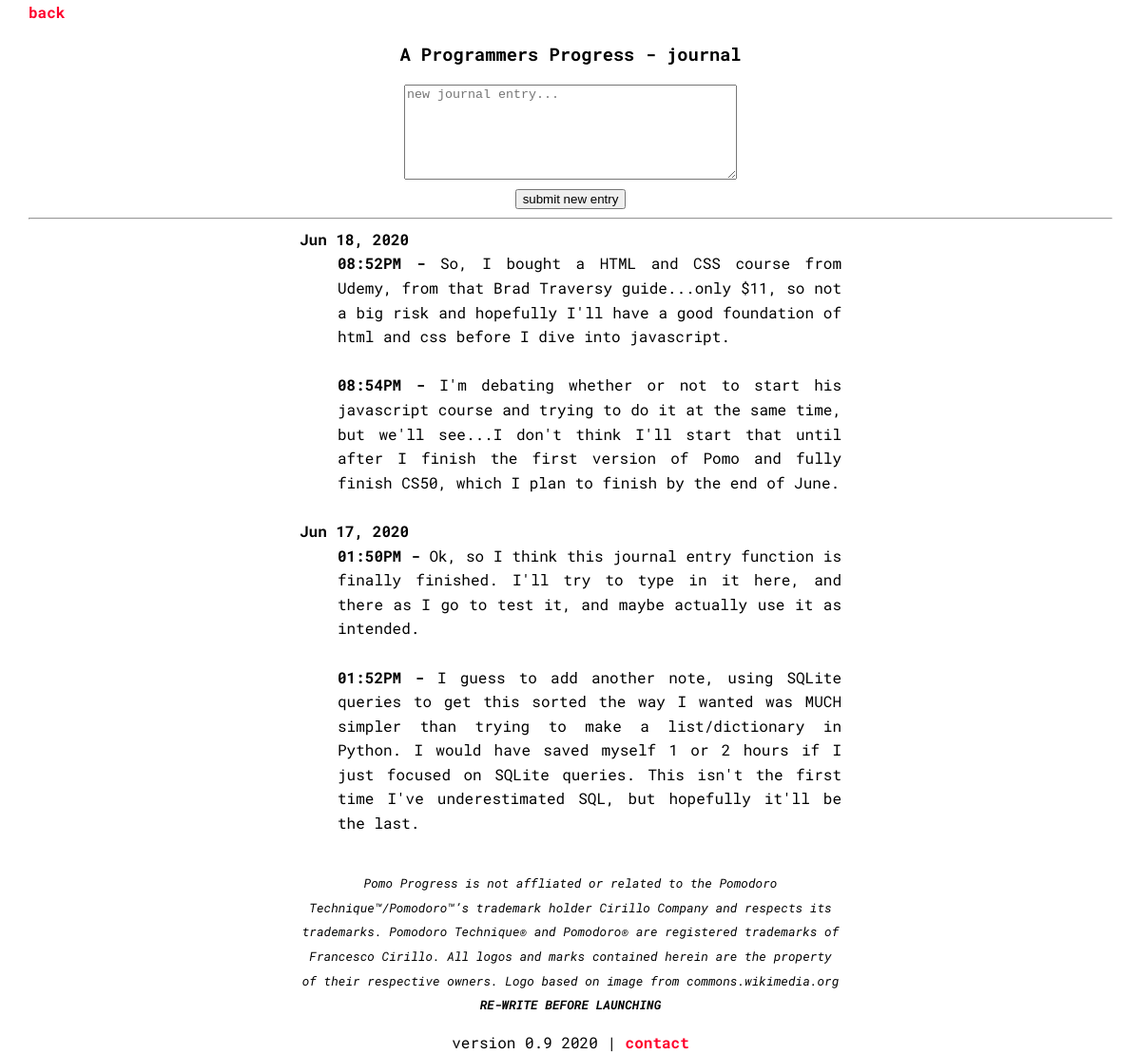
Before: /journal (signed in) with the older database file.
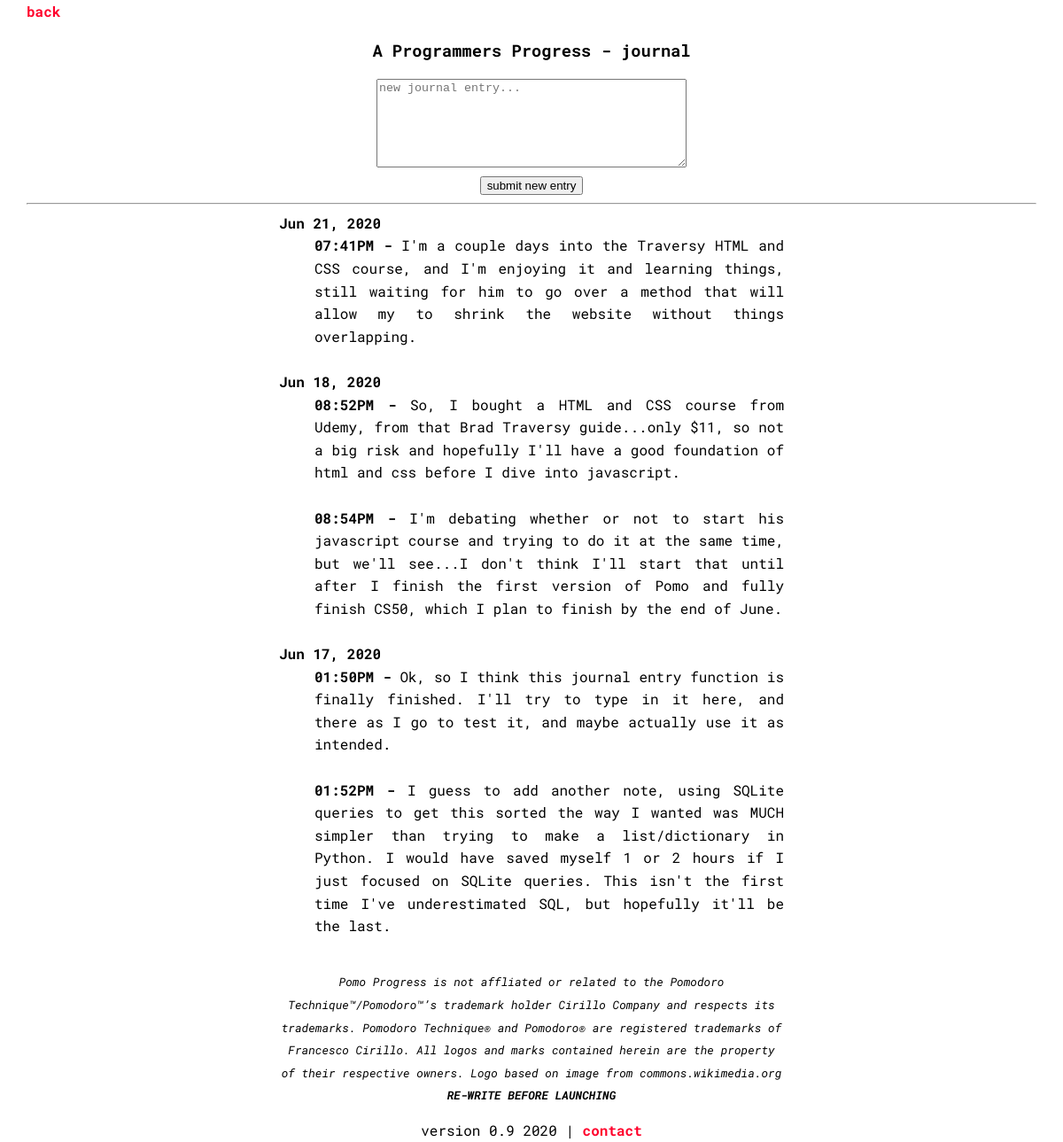
After: the same page with the newer database file.
### tables this page shows
CREATE TABLE journal (entry_id INTEGER PRIMARY KEY, table_id INTEGER REFERENCES tables (id), entry TEXT NOT NULL, date TEXT, time TEXT, datetime DEFAULT (CURRENT_DATE), time_exact TEXT DEFAULT (CURRENT_TIME));

### app.py (the view)
@app.route('/journal', methods=["GET","POST"])
def journal():
    db = SQL("sqlite:///pomodoro.db")
    if request.method == "POST":
        date = datetime.today()
        date_date = date.strftime('%b %d, %Y')
        date_time = date.strftime('%I:%M%p')
        previous_entries = db.execute("SELECT date FROM journal WHERE date=:date AND table_id=:table_id", date = date_date, table_id=session['table_id'])
        if len(previous_entries) == 1 or len(previous_entries) > 1:
            session['journal_same_date'] = False
        else:
            session['journal_same_date'] = True
        if session['journal_same_date'] == True:
            db.execute("INSERT INTO journal (table_id, entry, date, time) VALUES (?, ?, ?, ?)", session['table_id'], request.form.get("entry"), date_date, date_time)
        else:
            db.execute("INSERT INTO journal (table_id, entry, date, time) VALUES (?, ?, '', ?)", session['table_id'], request.form.get("entry"), date_time)
        return redirect('/journal')
    else:
        journal_data = db.execute("SELECT * FROM journal WHERE table_id=:table_id ORDER BY datetime DESC, time_exact ASC", table_id=session['table_id'])
        return render_template('journal.html', session=session, journal_data=journal_data)

### templates/journal.html (shortened to what this page needs)
{% extends 'base.html' %}
{% block header %}
    <a href='/home'>back</a>
    <center><h3>{{ session['table_name'] }} - journal</h3></center>
{% endblock %}
{% block main %}
<center>
    <form action="/journal" method="post">
        <textarea class="entry" name="entry" placeholder="new journal entry..." type="text" required></textarea>
        <br>
        <input name="submit_entry" value="submit new entry" type="submit">
    </form>
    <hr>
</center>
<center>
        <div class="journal">
            {% for row in journal_data %}
                {% if row['date'] != '' %}
                    <dt><strong>{{ row['date'] }}</strong></dt>
                    <dd><strong><font size="3px">{{ row['time'] }}&nbsp;-&nbsp;</font></strong>{{ row['entry'] }}</dd>
                    <br>
                {% else %}
                    <dd><strong><font size="3px">{{ row['time'] }}&nbsp;-&nbsp;</font></strong>{{ row['entry'] }}</dd>
                    <br>
                {% endif %}
            {% endfor %}
        </div>
</center>
{% endblock %}

### templates/base.html (shortened to what this page needs)
<!DOCTYPE html>
<html lang="en">
<head>
  <link rel="stylesheet" type="text/css" href="static/global.css">
</head>
<header>
  {% block header %}{% endblock %}
</header>
<body>
    {% block main%}{% endblock %}
</body>
<footer>
<center>
  <div class="footer small-text">
    <p><em>Pomo Progress is not affliated or related to the Pomodoro Technique™/Pomodoro™’s trademark holder Cirillo Company and respects its trademarks.
    Pomodoro Technique® and Pomodoro® are registered trademarks of Francesco Cirillo.
    All logos and marks contained herein are the property of their respective owners. Logo based on image from commons.wikimedia.org
    <strong>RE-WRITE BEFORE LAUNCHING</strong></em></p>
  </div>
<span>version 0.9 2020 | <a href="contact">contact</a></span>
</center>
</footer>
</html>

### static/global.css (style rules this page uses)
* { box-sizing: border-box; }
a { font-weight: bolder; text-decoration: none; color: rgb(255, 0, 43); }
body { align-content: center; margin: auto; width: 95%; font-family: 'Roboto Mono', monospace; font-size: 1em; line-height: 1.6em; box-sizing: border-box; position: relative; }
.journal { width: 50%; text-align: justify; }
textarea { height: 100px; width: 350px; }
.small-text { width: 50%; margin: auto; font-size: small; }

Changed rows visible on the page:
added journal: date "Jun 21, 2020", time "07:41PM", entry "I'm a couple days into the Traversy HTML and CSS course, and I'm enjoying it and learning things, still waiting for him to go over a method that will allow my to shrink the website without things overlapping."
